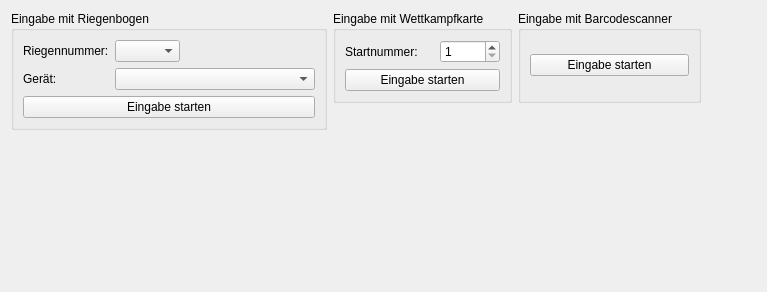
<?xml version="1.0" encoding="UTF-8"?>
<ui version="4.0">
 <class>CaptureWidget</class>
 <widget class="QWidget" name="CaptureWidget">
  <property name="geometry">
   <rect>
    <x>0</x>
    <y>0</y>
    <width>767</width>
    <height>292</height>
   </rect>
  </property>
  <property name="windowTitle">
   <string>Form</string>
  </property>
  <property name="windowIcon">
   <iconset resource="../resources/TurnFix.qrc">
    <normaloff>:/appicons/icon.png</normaloff>:/appicons/icon.png</iconset>
  </property>
  <layout class="QGridLayout" name="gridLayout">
   <item row="0" column="0" rowspan="2">
    <widget class="QGroupBox" name="groupBox">
     <property name="sizePolicy">
      <sizepolicy hsizetype="Fixed" vsizetype="Preferred">
       <horstretch>0</horstretch>
       <verstretch>0</verstretch>
      </sizepolicy>
     </property>
     <property name="title">
      <string>Eingabe mit Riegenbogen</string>
     </property>
     <layout class="QGridLayout" name="gridLayout_12">
      <item row="0" column="0">
       <widget class="QLabel" name="lbl_squadno">
        <property name="sizePolicy">
         <sizepolicy hsizetype="Fixed" vsizetype="Preferred">
          <horstretch>0</horstretch>
          <verstretch>0</verstretch>
         </sizepolicy>
        </property>
        <property name="text">
         <string>Riegennummer:</string>
        </property>
       </widget>
      </item>
      <item row="1" column="0">
       <widget class="QLabel" name="lbl_apparatus">
        <property name="sizePolicy">
         <sizepolicy hsizetype="Fixed" vsizetype="Preferred">
          <horstretch>0</horstretch>
          <verstretch>0</verstretch>
         </sizepolicy>
        </property>
        <property name="text">
         <string>Gerät:</string>
        </property>
       </widget>
      </item>
      <item row="1" column="1">
       <widget class="QComboBox" name="cmb_apparatus">
        <property name="sizePolicy">
         <sizepolicy hsizetype="Fixed" vsizetype="Fixed">
          <horstretch>0</horstretch>
          <verstretch>0</verstretch>
         </sizepolicy>
        </property>
        <property name="minimumSize">
         <size>
          <width>200</width>
          <height>0</height>
         </size>
        </property>
        <property name="maximumSize">
         <size>
          <width>200</width>
          <height>16777215</height>
         </size>
        </property>
       </widget>
      </item>
      <item row="2" column="0" colspan="2">
       <widget class="QPushButton" name="but_startbogen">
        <property name="text">
         <string>Eingabe starten</string>
        </property>
       </widget>
      </item>
      <item row="0" column="1">
       <widget class="QComboBox" name="cmb_squadno">
        <property name="minimumSize">
         <size>
          <width>65</width>
          <height>0</height>
         </size>
        </property>
        <property name="maximumSize">
         <size>
          <width>65</width>
          <height>16777215</height>
         </size>
        </property>
       </widget>
      </item>
     </layout>
    </widget>
   </item>
   <item row="0" column="1">
    <widget class="QGroupBox" name="groupBox_2">
     <property name="sizePolicy">
      <sizepolicy hsizetype="Fixed" vsizetype="Preferred">
       <horstretch>0</horstretch>
       <verstretch>0</verstretch>
      </sizepolicy>
     </property>
     <property name="title">
      <string>Eingabe mit Wettkampfkarte</string>
     </property>
     <layout class="QGridLayout" name="gridLayout_2">
      <item row="1" column="0" colspan="2">
       <widget class="QPushButton" name="but_startkarte">
        <property name="text">
         <string>Eingabe starten</string>
        </property>
       </widget>
      </item>
      <item row="0" column="1">
       <widget class="QSpinBox" name="sbx_squadno_2">
        <property name="sizePolicy">
         <sizepolicy hsizetype="Fixed" vsizetype="Fixed">
          <horstretch>0</horstretch>
          <verstretch>0</verstretch>
         </sizepolicy>
        </property>
        <property name="minimumSize">
         <size>
          <width>60</width>
          <height>0</height>
         </size>
        </property>
        <property name="maximumSize">
         <size>
          <width>60</width>
          <height>16777215</height>
         </size>
        </property>
        <property name="minimum">
         <number>1</number>
        </property>
        <property name="maximum">
         <number>9999999</number>
        </property>
       </widget>
      </item>
      <item row="0" column="0">
       <widget class="QLabel" name="label">
        <property name="text">
         <string>Startnummer:</string>
        </property>
       </widget>
      </item>
     </layout>
    </widget>
   </item>
   <item row="2" column="0">
    <spacer name="verticalSpacer">
     <property name="orientation">
      <enum>Qt::Vertical</enum>
     </property>
     <property name="sizeHint" stdset="0">
      <size>
       <width>20</width>
       <height>40</height>
      </size>
     </property>
    </spacer>
   </item>
   <item row="0" column="3">
    <spacer name="horizontalSpacer">
     <property name="orientation">
      <enum>Qt::Horizontal</enum>
     </property>
     <property name="sizeHint" stdset="0">
      <size>
       <width>40</width>
       <height>20</height>
      </size>
     </property>
    </spacer>
   </item>
   <item row="0" column="2">
    <widget class="QGroupBox" name="groupBox_3">
     <property name="title">
      <string>Eingabe mit Barcodescanner</string>
     </property>
     <layout class="QHBoxLayout" name="horizontalLayout">
      <item>
       <widget class="QPushButton" name="but_barcode">
        <property name="text">
         <string>Eingabe starten</string>
        </property>
       </widget>
      </item>
     </layout>
    </widget>
   </item>
  </layout>
 </widget>
 <resources>
  <include location="../resources/TurnFix.qrc"/>
 </resources>
 <connections/>
</ui>
